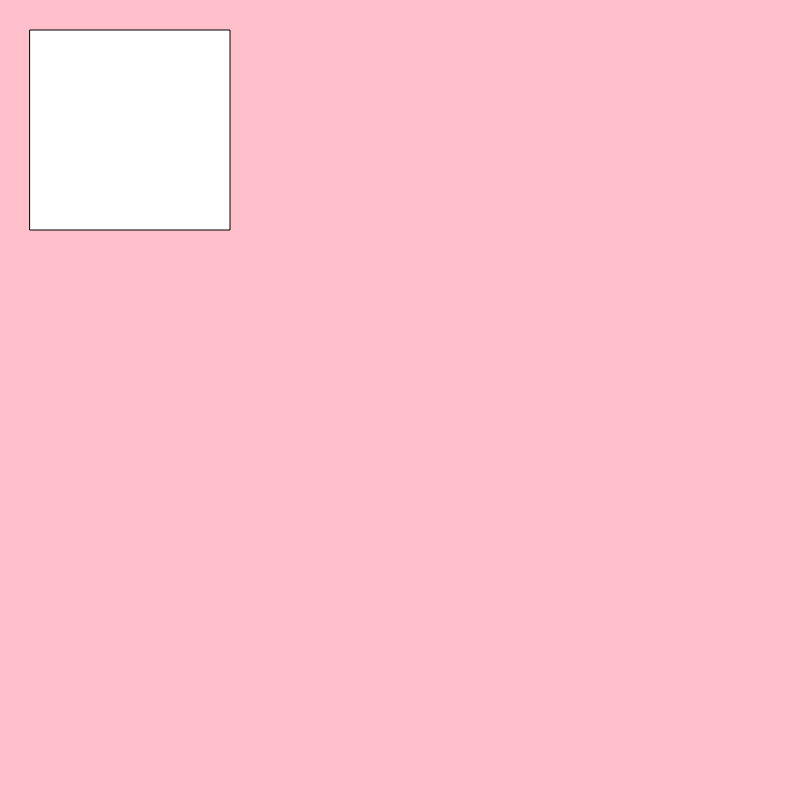
Frame 1 (no input)
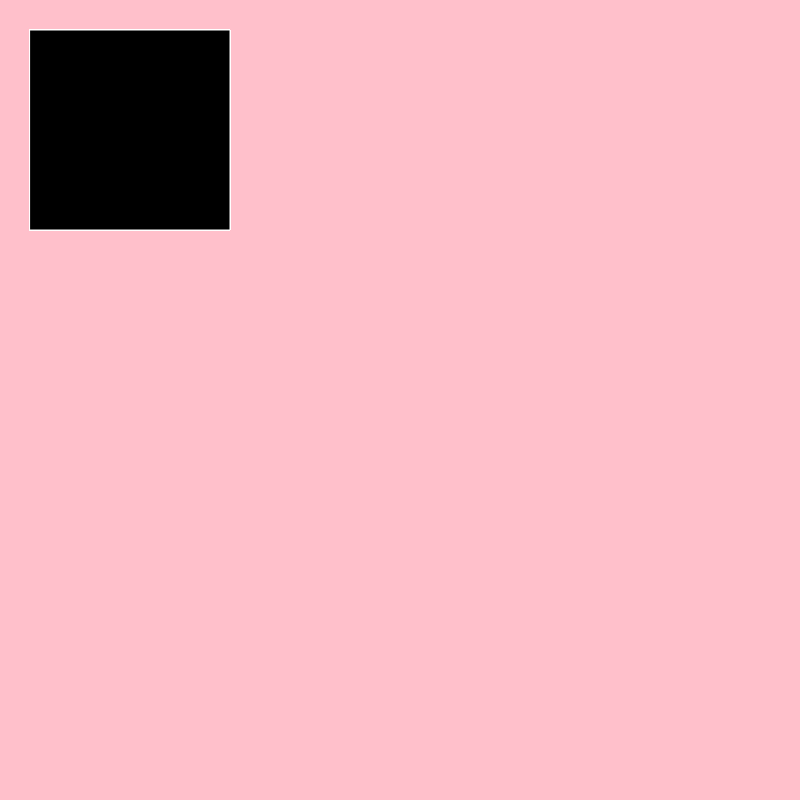
Frame 60 (no input)
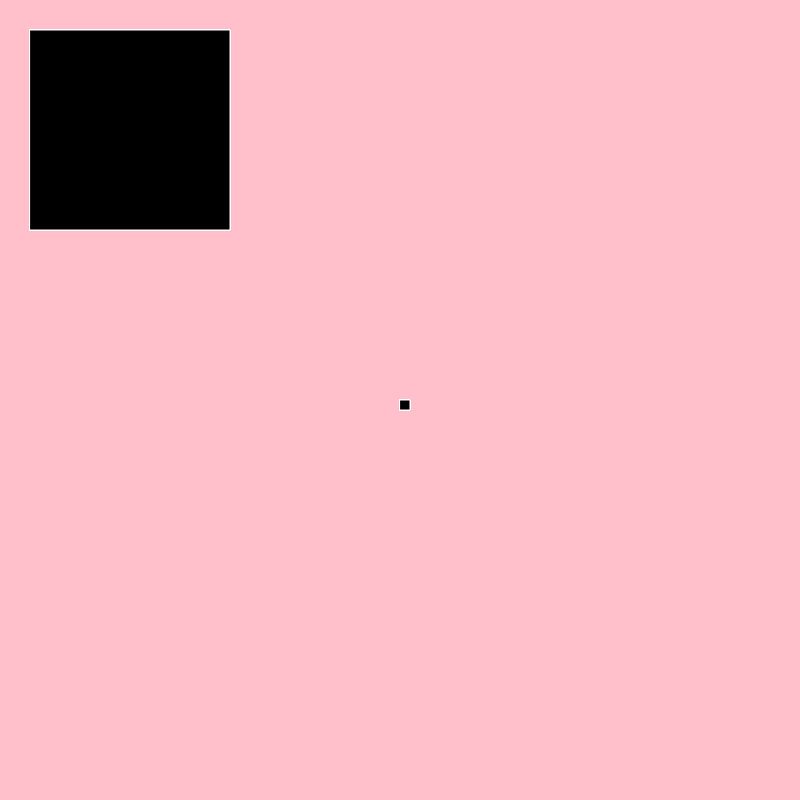
Frame 120 (the mouse pressed at the canvas centre since frame 60)

The p5.js sketch that drew these frames (run headless with seeded random() and noise() and a simulated clock; from frame 60 on, the mouse is pressed at the canvas centre):

// p5.js sketch
// ── sketch.js
function setup() {
    createCanvas(800, 800);
    background ("pink")
  }
  
  function draw() {
    rect(30,30,200,200)
    fill("black")
    stroke("white");
    
    if(mouseIsPressed){
      rect(mouseX, mouseY,10,10) 
    }}
